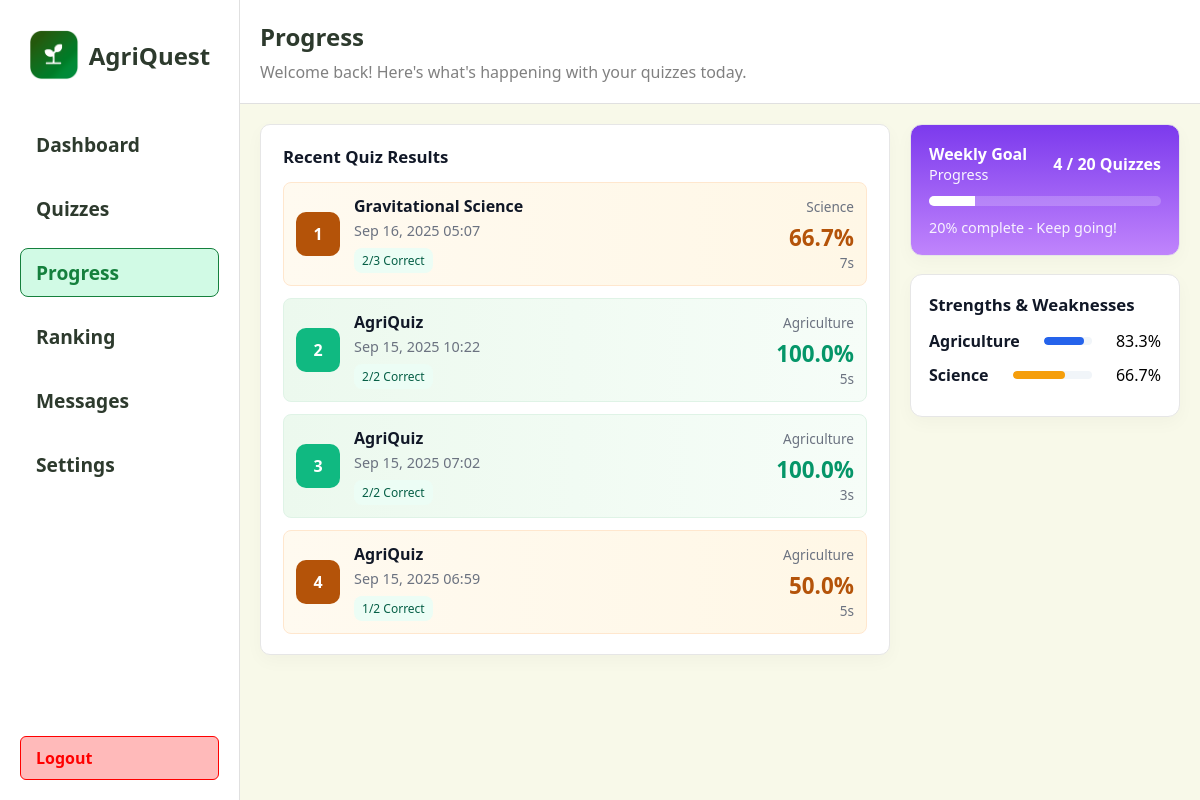
/student/progress (signed in), run on an earlier commit of the app's database.
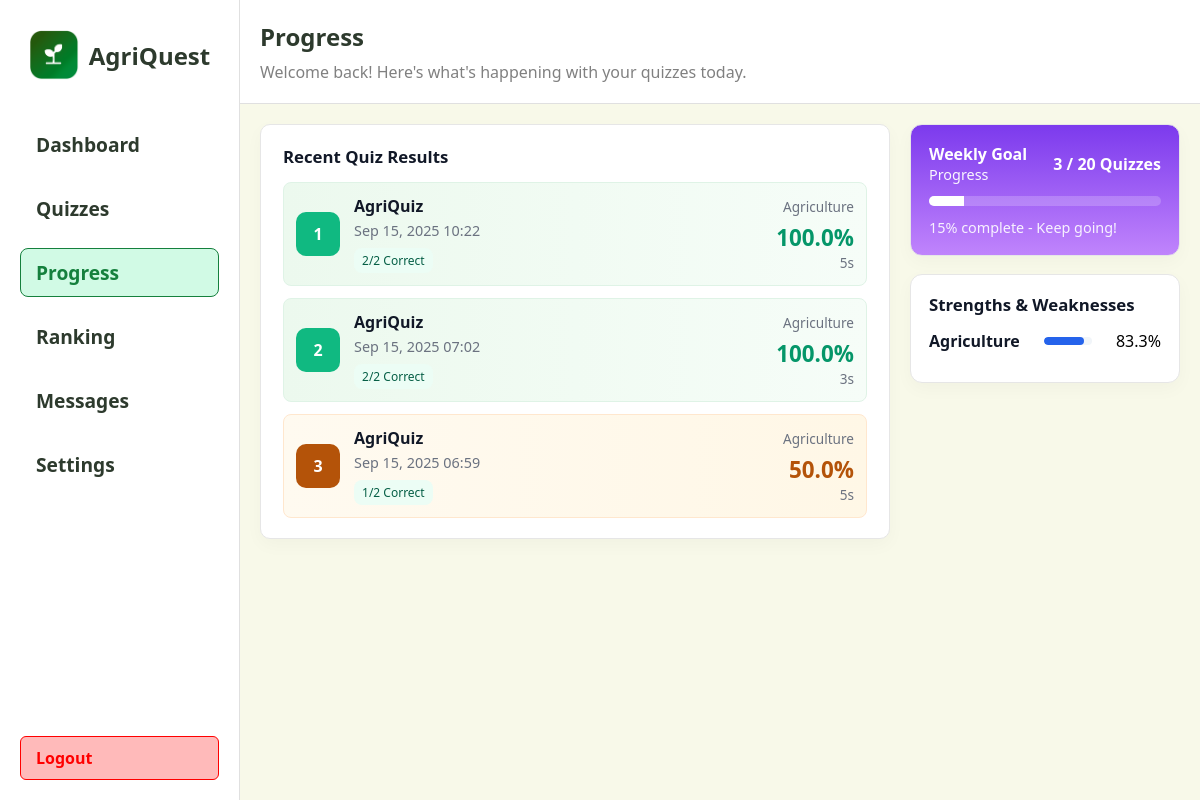
And on a later commit of the database.
### app/models.py (models this page shows)
class QuizAttempt(db.Model):
	id = db.Column(db.Integer, primary_key=True)
	quiz_id = db.Column(db.Integer, db.ForeignKey('quiz.id'), nullable=False)
	student_id = db.Column(db.Integer, db.ForeignKey('student.id'), nullable=False)
	started_at = db.Column(db.DateTime, nullable=False, default=db.func.now())
	completed_at = db.Column(db.DateTime, nullable=True)
	score = db.Column(db.Integer, nullable=True)
	percent = db.Column(db.Float, nullable=True)
	time_taken_seconds = db.Column(db.Integer, nullable=True)
	answers = db.relationship('AttemptAnswer', backref='attempt', cascade='all, delete-orphan', lazy=True)
	quiz = db.relationship('Quiz', backref=db.backref('attempts', cascade='all, delete-orphan'), lazy=True)

class Quiz(db.Model):
	id = db.Column(db.Integer, primary_key=True)
	title = db.Column(db.String(200), nullable=False)
	description = db.Column(db.Text)
	time_limit = db.Column(db.Integer, default=0)  # minutes
	difficulty = db.Column(db.String(50))
	teacher_id = db.Column(db.Integer, db.ForeignKey('teacher.id'), nullable=True)
	subject_id = db.Column(db.Integer, db.ForeignKey('subject.id'), nullable=True)
	questions = db.relationship('Question', backref='quiz', cascade='all, delete-orphan', lazy=True)
	created_at = db.Column(db.DateTime, nullable=False, default=db.func.now())

class Subject(db.Model):
	id = db.Column(db.Integer, primary_key=True)
	name = db.Column(db.String(120), unique=True, nullable=False)
	code = db.Column(db.String(20), unique=True)
	description = db.Column(db.Text)
	category = db.Column(db.String(50))
	grade_level = db.Column(db.String(20))
	quizzes = db.relationship('Quiz', backref='subject', lazy=True)

### app/routes.py (the view)
@main.route("/student/progress")
def student_progress():
    student_id = session.get('student_id')
    attempts = []
    if student_id:
        attempts = (
            QuizAttempt.query.filter_by(student_id=student_id)
            .order_by(QuizAttempt.completed_at.desc())
            .limit(25)
            .all()
        )
    try:
        goal = 5
        if student_id:
            s = Student.query.filter_by(id=student_id).first()
            if s and getattr(s, 'weekly_goal', None) is not None:
                try:
                    goal = int(s.weekly_goal)
                except Exception:
                    goal = 5
        now = datetime.utcnow()
        week_start = now - timedelta(days=7)
        completed_this_week = 0
        if student_id:
            completed_this_week = (
                QuizAttempt.query.filter(QuizAttempt.student_id == student_id, QuizAttempt.completed_at != None, QuizAttempt.completed_at >= week_start)
                .count()
            )
        percent = int((completed_this_week / goal) * 100) if goal > 0 else 0
        if percent > 100:
            percent = 100
        weekly_message = "Keep going!" if percent < 100 else "Goal reached — great job!"
    except Exception:
        goal = 5
        completed_this_week = 0
        percent = 0
        weekly_message = "Weekly progress unavailable"
    subject_strengths = []
    if student_id:
        try:
            rows = (
                db.session.query(
                    Subject.id.label('subject_id'),
                    Subject.name.label('subject_name'),
                    func.avg(QuizAttempt.percent).label('avg_percent'),
                    func.count(QuizAttempt.id).label('attempts_count')
                )
                .join(Quiz, Quiz.subject_id == Subject.id)
                .join(QuizAttempt, QuizAttempt.quiz_id == Quiz.id)
                .filter(QuizAttempt.student_id == student_id, QuizAttempt.completed_at != None, QuizAttempt.percent != None)
                .group_by(Subject.id)
                .order_by(func.avg(QuizAttempt.percent).desc())
                .all()
            )
            for r in rows:
                subject_strengths.append({
                    'id': r.subject_id,
                    'name': r.subject_name,
                    'avg_percent': round(float(r.avg_percent), 1) if r.avg_percent is not None else 0.0,
                    'attempts': int(r.attempts_count),
                })
        except Exception:
            subject_strengths = []
    return render_template(
        "student/progress.html",
        attempts=attempts,
        weekly_goal_total=goal,
        weekly_goal_completed=completed_this_week,
        weekly_goal_percent=percent,
        weekly_goal_message=weekly_message,
        subject_strengths=subject_strengths,
    )

### app/templates/student/progress.html (shortened to what the changed rows need)
<!DOCTYPE html>
<html lang="en">
  <head>
  </head>
  <body>
    <div class="right">
      <div class="section" style="width: 100%;">
        <div class="section-left">
          <div class="card">
            <div class="result-list">
              {% if attempts and attempts|length > 0 %}
                {% for a in attempts %}
                  {% set q = a.quiz %}
                  <div class="result-item {{ 'green' if a.percent and a.percent >= 85 else ('blue' if a.percent and a.percent >= 70 else 'yellow') }}">
                    <div class="result-icon {{ 'green' if a.percent and a.percent >= 85 else ('blue' if a.percent and a.percent >= 70 else 'yellow') }}">{{ loop.index }}</div>
                    <div class="result-meta">
                      <div class="result-title">{{ q.title if q else 'Quiz #' ~ a.quiz_id }}</div>
                      <div class="result-sub">{{ a.completed_at.strftime('%b %d, %Y %H:%M') if a.completed_at else 'In progress' }}</div>
                      <div class="result-pill">{{ a.score if a.score is not none else '?' }}/{{ q.questions|length if q else '?' }} Correct</div>
                    </div>
                    <div class="result-score">
                      {% if q and q.subject %}
                        <div style="font-size:0.85rem; color:#6b7280; margin-bottom:6px; text-align:right;">{{ q.subject.name }}</div>
                      {% endif %}
                      {% if a.percent is not none %}
                        {% if a.percent >= 85 %}
                          <div class="pct" style="color:#059669;">{{ a.percent|round(1) }}%</div>
                        {% elif a.percent >= 70 %}
                          <div class="pct" style="color:#2563eb;">{{ a.percent|round(1) }}%</div>
                        {% else %}
                          <div class="pct" style="color:#b45309;">{{ a.percent|round(1) }}%</div>
                        {% endif %}
                      {% else %}
                        <div class="pct">—%</div>
                      {% endif %}
                      <div class="label">{{ (a.time_taken_seconds ~ 's') if a.time_taken_seconds else '' }}</div>
                    </div>
                  </div>
                {% endfor %}
              {% endif %}
            </div>
          </div>
        </div>
        <div class="section-right">
          <div class="weekly-goal card">
            <div class="meta">
              <div>
                <div style="font-weight:700;">Weekly Goal</div>
                <div style="font-size:0.9rem; opacity:0.95;">Progress</div>
              </div>
              <div style="font-weight:700;">{{ weekly_goal_completed }} / {{ weekly_goal_total }} Quizzes</div>
            </div>
              <div class="progress" style="--pct: {{ weekly_goal_percent }};"><i></i></div>
              <div style="font-size:0.9rem; opacity:0.9;">{{ weekly_goal_percent }}% complete - {{ weekly_goal_message }}</div>
            </div>
          <div class="strengths card" style="margin-top:12px;">
            {% if subject_strengths and subject_strengths|length > 0 %}
              {% for s in subject_strengths %}
                {% set pct = s.avg_percent if s.avg_percent is not none else 0 %}
                {% set pct_int = pct|int %}
                {% if pct >= 85 %}
                  {% set color = '#10b981' %}
                {% elif pct >= 70 %}
                  {% set color = '#2563eb' %}
                {% elif pct >= 50 %}
                  {% set color = '#f59e0b' %}
                {% else %}
                  {% set color = '#ef4444' %}
                {% endif %}
                <div class="strength-row">
                  <div class="label">{{ s.name }}</div>
                  <div class="bar" style="--pct: {{ pct_int }}; --bar-color: {{ color }};"><i></i></div>
                  <div style="min-width:36px; text-align:right;">{{ '%.1f'|format(pct) }}%</div>
                </div>
              {% endfor %}
            {% else %}
              <div style="color:#6b7280;">No subject data yet. Take quizzes across subjects to see your strengths here.</div>
            {% endif %}
          </div>
        </div>
      </div>
    </div>
  </body>
</html>

What changed in the data, as far as the page shows it:
removed QuizAttempt: completed_at "Sep 16, 2025 05:07", score "2", questions|length "3", percent "66.7", time_taken_seconds "7s"
removed Quiz: title "Gravitational Science"
no longer on this page (row unchanged): Subject: subject.name "Science", name "Science", {{ pct_int }} 66 (drawn), pct "66.7"
Also different on the page:
{{ weekly_goal_completed }}: "4" → "3"
{{ weekly_goal_percent }}: "20" → "15"
